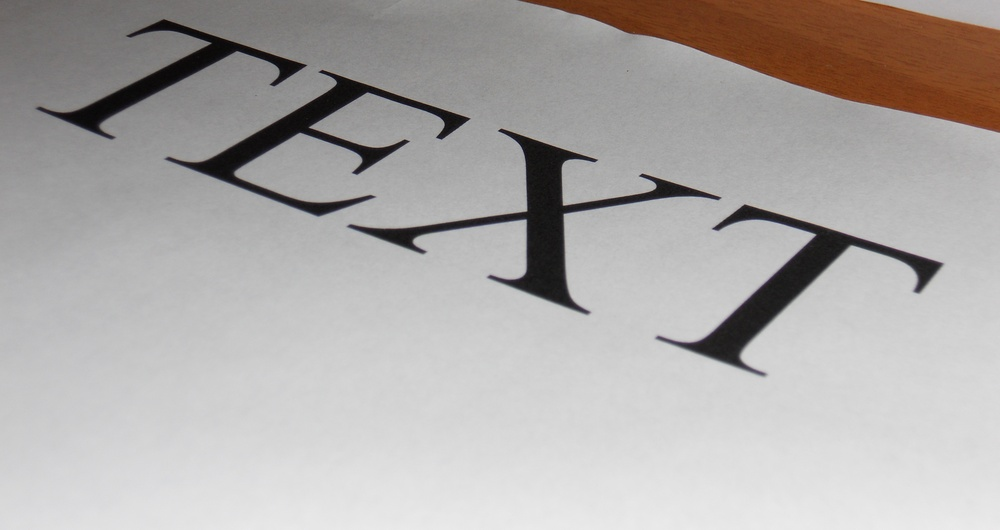
%> input picture test_files/text_extreme_real.jpg, 1000 x 530 px, shrunk from 3988 x 2112 before the run
$ octave textExtremeReal.m   (GNU Octave 9; MATLAB toolbox functions it lacks are replaced by stand-ins)
%> lines starting %> are read from the running program, lines starting %| are printed output that depends on the picture; in (x1, y1, x2, y2) boxes, pixels count from 0 and x2, y2 are one past the last pixel; in counts of white or black regions, pixels touching at a corner belong together; the program's own positions count from 1
path(path, '../');
'This example does not work: the projectivity is too extreme for being approximated by affinities'
photo = rgb2gray(imread('text_extreme_real.jpg'));
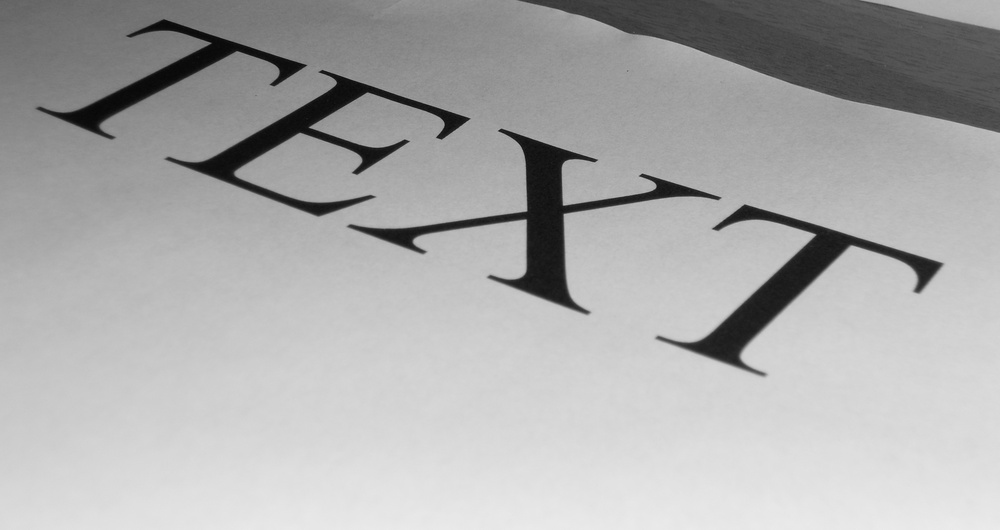
%> photo: size 530x1000 uint8; min 6, max 236, mean 171.6
photo = single(im2bw(photo, 0.3) * 255);
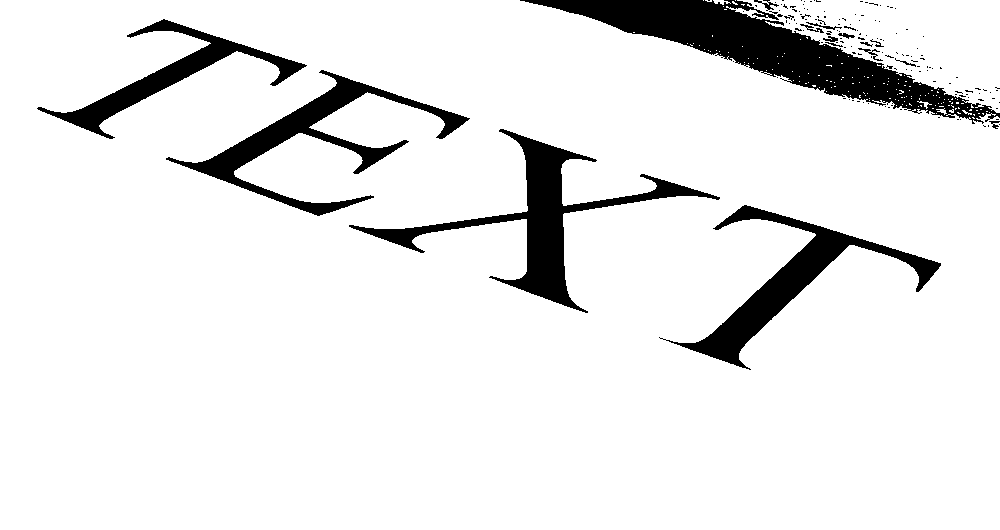
%> photo: size 530x1000 single; 91.2% white; 151 black regions (133 under 20 px), largest, box (x1, y1, x2, y2) and area: (520, 0, 1000, 124) 15945, (349, 129, 720, 313) 9409, (659, 205, 941, 370) 7806
world = single(rgb2gray(imread('text_world.png')));
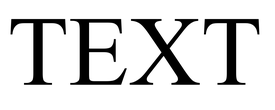
%> input picture test_files/text_world.png, 275 x 110 px, shrunk from 1096 x 440 before the run
%> world: size 110x275 single; min 0, max 255, mean 218.7
%> the run ends on the next line

detector = SiftDetector(10);
matcher = SiftMatcher(1.5);
secondMatcher = RansacMatcher(FitnessEvaluator(MatlabHomographyEstimator(), 15), 1000, 15);

authenticityEvaluation;
